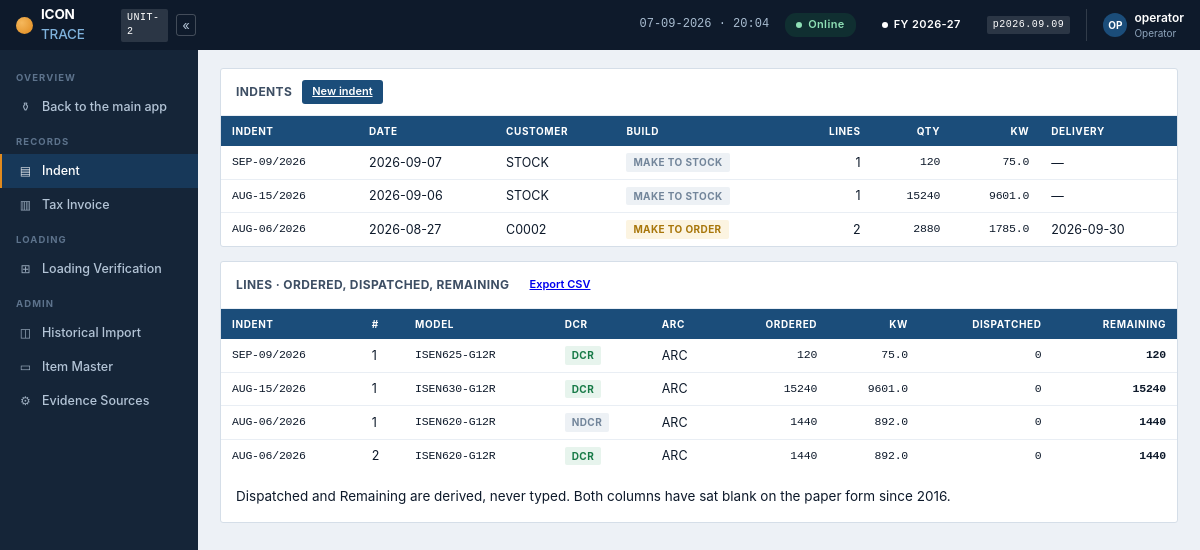
The page /indent on the database its author committed.
### tables this page shows
CREATE TABLE indent (
  indent_id     INTEGER PRIMARY KEY AUTOINCREMENT,
  indent_no     TEXT  NOT NULL,        -- e.g. AUG-05/2026
  indent_date   TEXT         NOT NULL,
  customer      TEXT NOT NULL,
  area          TEXT  NULL,
  lot_name      TEXT  NULL,      -- optional, Humesh's request

  -- Icon's own vocabulary, from the Jan-2025 SRS. Do not invent new terms:
  --   make_to_stock  = "Common Items"     - fulfil from General Stock
  --   make_to_order  = "Un-Common Items"  - built to a customer spec
  -- Borosil is make_to_order (own labels, no Icon logo). AGNI is
  -- make_to_stock. This is a SEPARATE axis from pre/post-shared, which is
  -- only about when the serial is disclosed.
  build_type    TEXT NOT NULL
                DEFAULT 'make_to_stock',

  -- The paper form says things like "NEXT WEEK". Keep what was written for
  -- the record, but store a real date so it can be sorted and chased.
  delivery_by   TEXT         NULL,
  delivery_text TEXT NULL,

  special_instructions TEXT  NULL,
  prepared_by   TEXT  NULL,            -- e.g. Akansha Reddy
  approved_by   TEXT  NULL,            -- Marketing HOD
  form_no       TEXT  NOT NULL DEFAULT 'IS-HO-MRK-FM-03',

  pdf_path      TEXT NULL,            -- file on disk, never a BLOB
  pdf_sha256    TEXT     NULL,

  status        TEXT NOT NULL DEFAULT 'open',
  closed_reason TEXT NULL,
  created_at    TEXT     NOT NULL DEFAULT CURRENT_TIMESTAMP,
  created_by    TEXT  NOT NULL,
  UNIQUE (indent_no)
);

CREATE TABLE indent_line (
  indent_line_id INTEGER PRIMARY KEY AUTOINCREMENT,
  indent_id      INTEGER      NOT NULL,
  line_no        INTEGER    NOT NULL,

  item_description TEXT NOT NULL,   -- exactly as written on the form
  -- so the line points at an ITEM, and the cell type comes with it.
  item_code      TEXT  NULL,
  model          TEXT  NOT NULL,     -- must exist in the model master
  wattage        INT          NOT NULL,
  qty            INT          NOT NULL,

  -- Store-declared REQUIREMENTS, stated before material issue. They are not
  -- derived from the materials chosen - the store needs the instruction
  -- first. Keeping them independent is what makes the cross-check possible:
  -- indent says DCR + materials issued say NDCR = refuse.
  dcr            TEXT NOT NULL,
  arc            TEXT NULL,

  -- From "PALLET PACKING (36nos x 1)". NULL means use the unit ceiling,
  -- which comes from frame thickness (Unit-2 30mm = 36). Must never exceed
  -- it - a physically impossible instruction is refused at entry, not
  -- discovered at packing.
  pallet_qty     INTEGER     NULL,

  line_note      TEXT NULL,
  UNIQUE (indent_id, line_no),
  CONSTRAINT fk_il_indent FOREIGN KEY (indent_id)
    REFERENCES indent (indent_id)
);

### app.py (the view)
@app.route("/indent")
def indent_list():
    with db.conn() as (cx, cur):
        rows = db.recent_indents(cur)
        prog = db.indent_progress(cur)
    return render_template("indent_list.html", rows=rows, prog=prog)

### app.py (called while the page is built)
def build_id():
    h = hashlib.sha256()
    for name in BUILD_FILES:
        for folder in (BASE, os.path.join(BASE, "static"),
                       os.path.join(BASE, "templates")):
            p = os.path.join(folder, name)
            if os.path.exists(p):
                h.update(str(os.path.getmtime(p)).encode())
                h.update(str(os.path.getsize(p)).encode())
                break
    return h.hexdigest()[:10]

@app.after_request
def no_store(resp):
    ct = resp.headers.get("Content-Type", "")
    if "text/html" in ct or "application/json" in ct:
        resp.headers["Cache-Control"] = "no-store, no-cache, must-revalidate, max-age=0"
        resp.headers["Pragma"] = "no-cache"
        resp.headers["Expires"] = "0"
        resp.headers["X-Icon-Build"] = build_id()
    return resp

def actor():
    return session.get("user", "operator")

@app.context_processor
def globals_():
    return {
        "db_mode": "MySQL" if db.available() else "DEMO — nothing is saved",
        "db_live": db.available(),
        "today": datetime.date.today(),
        "fy_label": db.fy_label(db.fin_year()),
        "user": actor(),
        "parser_version": invparse.__version__,
        "now": datetime.datetime.now().strftime("%d-%m-%Y  ·  %H:%M"),
        "cfg_unit": "2",
        "build": build_id(),
    }

### db.py (called while the page is built, shortened)
def available():
    return True

def fin_year(d=None):
    d = d or datetime.date.today()
    return d.year if d.month >= 4 else d.year - 1

def fy_label(fy):
    return "%d-%02d" % (fy, (fy + 1) % 100)

def indent_progress(cur, indent_no=None):
    sql = "SELECT * FROM v_indent_progress"
    args = ()
    if indent_no:
        sql += " WHERE indent_no=%s"
        args = (indent_no,)
    cur.execute(sql + " ORDER BY indent_date DESC, line_no", args)
    return cur.fetchall()

def recent_indents(cur, n=20):
    cur.execute(
        "SELECT i.*, COUNT(il.indent_line_id) AS lines, "
        "SUM(il.qty) AS total_qty, "
        "ROUND(SUM(il.wattage*il.qty)/1000, 2) AS total_kw "
        "FROM indent i LEFT JOIN indent_line il ON il.indent_id=i.indent_id "
        "GROUP BY i.indent_id ORDER BY i.indent_id DESC LIMIT %s", (n,))
    return cur.fetchall()

### store.py (called while the page is built, shortened)
def _row_factory(cursor, row):
    return {d[0]: row[i] for i, d in enumerate(cursor.description)}

def ensure():
    global _ready
    if _ready and os.path.exists(DB_PATH):
        return

    def execute(self, sql, args=()):
        self._c.execute(sql.replace("%s", "?"), tuple(args))
        return self

### templates/indent_list.html
{% extends "base.html" %}{% set nav='indent' %}
{% block body %}
<div class="card"><div class="card-h"><h3>Indents</h3>
  <span class="sp"><a class="btn btn-primary btn-sm" href="{{ url_for('indent_new') }}">New indent</a></span></div>
{% if rows %}<div class="scroll"><table>
<thead><tr><th>Indent</th><th>Date</th><th>Customer</th><th>Build</th>
<th style="text-align:right">Lines</th><th style="text-align:right">Qty</th>
<th style="text-align:right">KW</th><th>Delivery</th></tr></thead><tbody>
{% for r in rows %}<tr>
  <td class="mono">{{ r.indent_no }}</td><td>{{ r.indent_date }}</td>
  <td>{{ r.customer }}</td>
  <td><span class="tag {{ 't-rev' if r.build_type=='make_to_order' else 't-mute' }}">
      {{ 'make to order' if r.build_type=='make_to_order' else 'make to stock' }}</span></td>
  <td style="text-align:right">{{ r.lines }}</td>
  <td style="text-align:right" class="mono">{{ r.total_qty }}</td>
  <td style="text-align:right" class="mono">{{ r.total_kw }}</td>
  <td>{{ r.delivery_by or r.delivery_text or '—' }}</td></tr>{% endfor %}
</tbody></table></div>{% else %}
<div class="card-b hint">No indents yet. The indent is Marketing's instruction to
the factory and everything downstream hangs off it.</div>{% endif %}</div>
{% if prog %}
<div class="card"><div class="card-h"><h3>Lines · ordered, dispatched, remaining</h3><span class="sp"><a class="btn btn-sm" href="{{ url_for('export_csv', what='indents') }}">Export CSV</a></span></div>
<div class="scroll"><table>
<thead><tr><th>Indent</th><th>#</th><th>Model</th><th>DCR</th><th>ARC</th>
<th style="text-align:right">Ordered</th><th style="text-align:right">KW</th>
<th style="text-align:right">Dispatched</th><th style="text-align:right">Remaining</th></tr></thead><tbody>
{% for p in prog %}<tr>
  <td class="mono">{{ p.indent_no }}</td><td>{{ p.line_no }}</td>
  <td class="mono">{{ p.model }}</td>
  <td><span class="tag {{ 't-pass' if p.dcr=='DCR' else 't-mute' }}">{{ p.dcr }}</span></td>
  <td>{{ p.arc or '—' }}</td>
  <td style="text-align:right" class="mono">{{ p.ordered_qty }}</td>
  <td style="text-align:right" class="mono">{{ p.ordered_kw }}</td>
  <td style="text-align:right" class="mono">{{ p.dispatched_qty }}</td>
  <td style="text-align:right" class="mono"><b>{{ p.remaining_qty }}</b></td></tr>{% endfor %}
</tbody></table></div>
<div class="card-b hint">Dispatched and Remaining are derived, never typed. Both
columns have sat blank on the paper form since 2016.</div></div>
{% endif %}
{% endblock %}

### rows shown on the page
indent: indent_no "SEP-09/2026", indent_date "2026-09-07", customer "STOCK", build_type "MAKE TO STOCK", lines "1", total_qty "120", total_kw "75.0", delivery_by "—"
indent: indent_no "AUG-15/2026", indent_date "2026-09-06", customer "STOCK", build_type "MAKE TO STOCK", lines "1", total_qty "15240", total_kw "9601.0", delivery_by "—"
indent: indent_no "AUG-06/2026", indent_date "2026-08-27", customer "C0002", build_type "MAKE TO ORDER", lines "2", total_qty "2880", total_kw "1785.0", delivery_by "2026-09-30"
indent_line: indent_no "SEP-09/2026", line_no "1", model "ISEN625-G12R", dcr "DCR", arc "ARC", ordered_qty "120", ordered_kw "75.0", dispatched_qty "0", remaining_qty "120"
indent_line: indent_no "AUG-15/2026", line_no "1", model "ISEN630-G12R", dcr "DCR", arc "ARC", ordered_qty "15240", ordered_kw "9601.0", dispatched_qty "0", remaining_qty "15240"
indent_line: indent_no "AUG-06/2026", line_no "1", model "ISEN620-G12R", dcr "NDCR", arc "ARC", ordered_qty "1440", ordered_kw "892.0", dispatched_qty "0", remaining_qty "1440"
indent_line: indent_no "AUG-06/2026", line_no "2", model "ISEN620-G12R", dcr "DCR", arc "ARC", ordered_qty "1440", ordered_kw "892.0", dispatched_qty "0", remaining_qty "1440"

### other values the page prints
{{ cfg_unit }} "2"
{{ fy_label }} "2026-27"
{{ parser_version }} "2026.09.09"
{{ user[:2] | upper }} "OP"
{{ user }} "operator"
